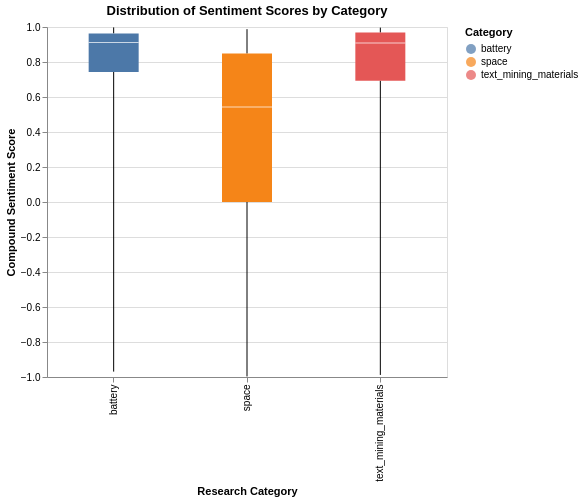

Notebook code for this chart:
### Markdown cell above
Battery and text mining materials papers score significantly higher in sentiment (0.751 and 0.724, respectively) compared to space papers (0.351). Battery researchers frequently use confident, achievement-oriented language to report performance improvements, while space engineering papers adopt a more cautious, risk-aware tone — regularly discussing system anomalies, radiation hazards, and orbital debris. This reveals meaningful rhetorical differences between scientific communities beyond just topical differences, and is consistent with Tshitoyan et al.'s observation that scientific abstracts tend to emphasize positive relationships.

### Code cell
# --- Chart: Box Plot of Compound Scores by Category ---
# Box plots show the full distribution, not just the mean

chart_box = alt.Chart(sentiment_df).mark_boxplot(extent='min-max', size=50).encode(
    x=alt.X('category:N', title='Research Category'),
    y=alt.Y('compound:Q', title='Compound Sentiment Score'),
    color=alt.Color('category:N', legend=alt.Legend(title='Category')),
    tooltip=['category', 'compound']
).properties(
    title='Distribution of Sentiment Scores by Category',
    width=400,
    height=350
)

chart_box

### Figure 1 — Vega specification as saved in the notebook (floating-point values rounded to 4 significant figures)
{"$schema": "https://vega.github.io/schema/vega/v5.json", "data": [{"name": "source_0"}, {"name": "data_0", "values": [{"category": "space", "lower_box_compound": 0.0, "lower_whisker_compound": -0.9969, "mid_box_compound": 0.5423, "upper_box_compound": 0.8481, "upper_whisker_compound": 0.9876}, {"category": "text_mining_materials", "lower_box_compound": 0.6935, "lower_whisker_compound": -0.9883, "mid_box_compound": 0.9081, "upper_box_compound": 0.9682, "upper_whisker_compound": 0.9965}, {"category": "battery", "lower_box_compound": 0.743, "lower_whisker_compound": -0.9692, "mid_box_compound": 0.9118, "upper_box_compound": 0.9634, "upper_whisker_compound": 0.9976}]}, {"name": "data_1", "values": [{"category": "space", "lower_box_compound": 0.0, "lower_whisker_compound": -0.9969, "mid_box_compound": 0.5423, "upper_box_compound": 0.8481, "upper_whisker_compound": 0.9876}, {"category": "text_mining_materials", "lower_box_compound": 0.6935, "lower_whisker_compound": -0.9883, "mid_box_compound": 0.9081, "upper_box_compound": 0.9682, "upper_whisker_compound": 0.9965}, {"category": "battery", "lower_box_compound": 0.743, "lower_whisker_compound": -0.9692, "mid_box_compound": 0.9118, "upper_box_compound": 0.9634, "upper_whisker_compound": 0.9976}]}, {"name": "data_2", "values": [{"category": "space", "lower_box_compound": 0.0, "lower_whisker_compound": -0.9969, "mid_box_compound": 0.5423, "upper_box_compound": 0.8481, "upper_whisker_compound": 0.9876}, {"category": "text_mining_materials", "lower_box_compound": 0.6935, "lower_whisker_compound": -0.9883, "mid_box_compound": 0.9081, "upper_box_compound": 0.9682, "upper_whisker_compound": 0.9965}, {"category": "battery", "lower_box_compound": 0.743, "lower_whisker_compound": -0.9692, "mid_box_compound": 0.9118, "upper_box_compound": 0.9634, "upper_whisker_compound": 0.9976}]}, {"name": "data_3", "values": [{"category": "space", "lower_box_compound": 0.0, "lower_whisker_compound": -0.9969, "mid_box_compound": 0.5423, "upper_box_compound": 0.8481, "upper_whisker_compound": 0.9876}, {"category": "text_mining_materials", "lower_box_compound": 0.6935, "lower_whisker_compound": -0.9883, "mid_box_compound": 0.9081, "upper_box_compound": 0.9682, "upper_whisker_compound": 0.9965}, {"category": "battery", "lower_box_compound": 0.743, "lower_whisker_compound": -0.9692, "mid_box_compound": 0.9118, "upper_box_compound": 0.9634, "upper_whisker_compound": 0.9976}]}, {"name": "data_0_x_domain_category_0", "values": [{"category": "space"}, {"category": "text_mining_materials"}, {"category": "battery"}]}, {"name": "data_1_x_domain_category_1", "values": [{"category": "space"}, {"category": "text_mining_materials"}, {"category": "battery"}]}, {"name": "data_2_x_domain_category_2", "values": [{"category": "space"}, {"category": "text_mining_materials"}, {"category": "battery"}]}, {"name": "data_3_x_domain_category_3", "values": [{"category": "space"}, {"category": "text_mining_materials"}, {"category": "battery"}]}, {"name": "data_2_color_domain_category_0", "values": [{"category": "space"}, {"category": "text_mining_materials"}, {"category": "battery"}]}, {"name": "data_3_color_domain_category_1", "values": [{"category": "space"}, {"category": "text_mining_materials"}, {"category": "battery"}]}], "marks": [{"type": "rule", "name": "layer_0_marks", "from": {"data": "data_0"}, "encode": {"update": {"stroke": {"value": "black"}, "tooltip": {"signal": "{\"Max of Compound Sentiment Score\": format(datum[\"upper_whisker_compound\"], \"\"), \"Q3 of Compound Sentiment Score\": format(datum[\"upper_box_compound\"], \"\"), \"Median of Compound Sentiment Score\": format(datum[\"mid_box_compound\"], \"\"), \"Q1 of Compound Sentiment Score\": format(datum[\"lower_box_compound\"], \"\"), \"Min of Compound Sentiment Score\": format(datum[\"lower_whisker_compound\"], \"\"), \"category\": isValid(datum[\"category\"]) ? datum[\"category\"] : \"\"+datum[\"category\"], \"Research Category\": isValid(datum[\"category\"]) ? datum[\"category\"] : \"\"+datum[\"category\"]}"}, "y2": {"field": "lower_box_compound", "scale": "y"}, "y": {"field": "lower_whisker_compound", "scale": "y"}, "x": {"field": "category", "scale": "x", "band": 0.5}}}, "style": ["rule", "boxplot-rule"], "aria": false}, {"type": "rule", "name": "layer_1_marks", "from": {"data": "data_1"}, "encode": {"update": {"y2": {"field": "upper_whisker_compound", "scale": "y"}, "x": {"field": "category", "scale": "x", "band": 0.5}, "y": {"field": "upper_box_compound", "scale": "y"}, "tooltip": {"signal": "{\"Max of Compound Sentiment Score\": format(datum[\"upper_whisker_compound\"], \"\"), \"Q3 of Compound Sentiment Score\": format(datum[\"upper_box_compound\"], \"\"), \"Median of Compound Sentiment Score\": format(datum[\"mid_box_compound\"], \"\"), \"Q1 of Compound Sentiment Score\": format(datum[\"lower_box_compound\"], \"\"), \"Min of Compound Sentiment Score\": format(datum[\"lower_whisker_compound\"], \"\"), \"category\": isValid(datum[\"category\"]) ? datum[\"category\"] : \"\"+datum[\"category\"], \"Research Category\": isValid(datum[\"category\"]) ? datum[\"category\"] : \"\"+datum[\"category\"]}"}, "stroke": {"value": "black"}}}, "aria": false, "style": ["rule", "boxplot-rule"]}, {"type": "rect", "name": "layer_2_marks", "from": {"data": "data_2"}, "encode": {"update": {"fill": {"field": "category", "scale": "color"}, "xc": {"field": "category", "scale": "x", "band": 0.5}, "y2": {"field": "upper_box_compound", "scale": "y"}, "tooltip": {"signal": "{\"Max of Compound Sentiment Score\": format(datum[\"upper_whisker_compound\"], \"\"), \"Q3 of Compound Sentiment Score\": format(datum[\"upper_box_compound\"], \"\"), \"Median of Compound Sentiment Score\": format(datum[\"mid_box_compound\"], \"\"), \"Q1 of Compound Sentiment Score\": format(datum[\"lower_box_compound\"], \"\"), \"Min of Compound Sentiment Score\": format(datum[\"lower_whisker_compound\"], \"\"), \"category\": isValid(datum[\"category\"]) ? datum[\"category\"] : \"\"+datum[\"category\"], \"Research Category\": isValid(datum[\"category\"]) ? datum[\"category\"] : \"\"+datum[\"category\"]}"}, "width": {"value": 50}, "y": {"field": "lower_box_compound", "scale": "y"}}}, "style": ["bar", "boxplot-box"]}, {"type": "rect", "name": "layer_3_marks", "from": {"data": "data_3"}, "encode": {"update": {"fill": [{"field": "category", "scale": "color", "test": "datum['lower_box_compound'] >= datum['upper_box_compound']"}, {"value": "white"}], "width": {"value": 50}, "opacity": {"value": 0.7}, "tooltip": {"signal": "{\"Max of Compound Sentiment Score\": format(datum[\"upper_whisker_compound\"], \"\"), \"Q3 of Compound Sentiment Score\": format(datum[\"upper_box_compound\"], \"\"), \"Median of Compound Sentiment Score\": format(datum[\"mid_box_compound\"], \"\"), \"Q1 of Compound Sentiment Score\": format(datum[\"lower_box_compound\"], \"\"), \"Min of Compound Sentiment Score\": format(datum[\"lower_whisker_compound\"], \"\"), \"category\": isValid(datum[\"category\"]) ? datum[\"category\"] : \"\"+datum[\"category\"], \"Research Category\": isValid(datum[\"category\"]) ? datum[\"category\"] : \"\"+datum[\"category\"]}"}, "height": {"value": 1}, "xc": {"field": "category", "scale": "x", "band": 0.5}, "yc": {"field": "mid_box_compound", "scale": "y"}}}, "style": ["tick", "boxplot-median"], "aria": false}], "scales": [{"name": "x", "type": "band", "domain": {"fields": [{"data": "data_0_x_domain_category_0", "field": "category"}, {"data": "data_1_x_domain_category_1", "field": "category"}, {"data": "data_2_x_domain_category_2", "field": "category"}, {"data": "data_3_x_domain_category_3", "field": "category"}], "sort": true}, "range": [0, {"signal": "width"}], "paddingInner": 0, "paddingOuter": 0}, {"name": "y", "type": "linear", "domain": {"fields": [{"data": "data_0", "field": "lower_whisker_compound"}, {"data": "data_0", "field": "lower_box_compound"}, {"data": "data_1", "field": "upper_box_compound"}, {"data": "data_1", "field": "upper_whisker_compound"}, {"data": "data_2", "field": "lower_box_compound"}, {"data": "data_2", "field": "upper_box_compound"}, {"data": "data_3", "field": "mid_box_compound"}]}, "range": [{"signal": "height"}, 0], "zero": true, "nice": true}, {"name": "color", "type": "ordinal", "domain": {"fields": [{"data": "data_2_color_domain_category_0", "field": "category"}, {"data": "data_3_color_domain_category_1", "field": "category"}], "sort": true}, "range": "category"}], "axes": [{"scale": "y", "gridScale": "x", "orient": "left", "domain": false, "minExtent": 0, "ticks": false, "aria": false, "maxExtent": 0, "zindex": 0, "labels": false, "grid": true, "tickCount": {"signal": "ceil(height/40)"}}, {"scale": "x", "zindex": 0, "labelAngle": 270, "orient": "bottom", "labelAlign": "right", "labelBaseline": "middle", "grid": false, "title": "Research Category"}, {"scale": "y", "labelOverlap": true, "tickCount": {"signal": "ceil(height/40)"}, "zindex": 0, "orient": "left", "grid": false, "title": "Compound Sentiment Score"}], "title": {"text": "Distribution of Sentiment Scores by Category", "frame": "group"}, "legends": [{"title": "Category", "fill": "color", "symbolType": "circle", "encode": {"symbols": {"update": {"opacity": {"value": 0.7}}}}}], "padding": 5, "height": 350, "background": "white", "width": 400, "style": "cell"}
